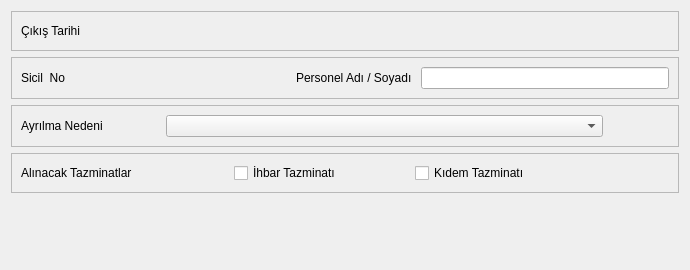
<?xml version="1.0" encoding="UTF-8"?>
<ui version="4.0">
 <class>PRS_ISTEN_AYRILMA_BATCH</class>
 <widget class="QDialog" name="PRS_ISTEN_AYRILMA_BATCH">
  <property name="geometry">
   <rect>
    <x>0</x>
    <y>0</y>
    <width>690</width>
    <height>270</height>
   </rect>
  </property>
  <property name="sizePolicy">
   <sizepolicy hsizetype="Expanding" vsizetype="Expanding">
    <horstretch>0</horstretch>
    <verstretch>0</verstretch>
   </sizepolicy>
  </property>
  <property name="minimumSize">
   <size>
    <width>690</width>
    <height>270</height>
   </size>
  </property>
  <property name="maximumSize">
   <size>
    <width>690</width>
    <height>270</height>
   </size>
  </property>
  <property name="font">
   <font>
    <stylestrategy>PreferDefault</stylestrategy>
   </font>
  </property>
  <property name="windowTitle">
   <string>İşten Ayrılma Raporu</string>
  </property>
  <layout class="QGridLayout" name="gridLayout_6" rowstretch="1,0,0,0,0,0" columnstretch="20,0,0">
   <property name="sizeConstraint">
    <enum>QLayout::SetNoConstraint</enum>
   </property>
   <item row="0" column="0" colspan="3">
    <widget class="QFrame" name="frame_ay">
     <property name="sizePolicy">
      <sizepolicy hsizetype="Expanding" vsizetype="Fixed">
       <horstretch>0</horstretch>
       <verstretch>0</verstretch>
      </sizepolicy>
     </property>
     <property name="frameShape">
      <enum>QFrame::StyledPanel</enum>
     </property>
     <property name="frameShadow">
      <enum>QFrame::Raised</enum>
     </property>
     <layout class="QGridLayout" name="gridLayout_5" columnstretch="1,10,7">
      <item row="0" column="0">
       <widget class="QLabel" name="label_cikis_tarihi">
        <property name="sizePolicy">
         <sizepolicy hsizetype="Fixed" vsizetype="Fixed">
          <horstretch>0</horstretch>
          <verstretch>0</verstretch>
         </sizepolicy>
        </property>
        <property name="minimumSize">
         <size>
          <width>139</width>
          <height>0</height>
         </size>
        </property>
        <property name="text">
         <string>Çıkış Tarihi</string>
        </property>
       </widget>
      </item>
      <item row="0" column="2">
       <spacer name="horizontalSpacer">
        <property name="orientation">
         <enum>Qt::Horizontal</enum>
        </property>
        <property name="sizeHint" stdset="0">
         <size>
          <width>362</width>
          <height>20</height>
         </size>
        </property>
       </spacer>
      </item>
      <item row="0" column="1">
       <widget class="QAdakDate" name="adakDate_cikis_tarihi">
        <property name="minimumSize">
         <size>
          <width>242</width>
          <height>0</height>
         </size>
        </property>
        <property name="maximumSize">
         <size>
          <width>242</width>
          <height>30</height>
         </size>
        </property>
        <property name="whatsThis">
         <string>Tarih WidgetÄ± </string>
        </property>
        <property name="QAdakDate" stdset="0">
         <rect>
          <x>0</x>
          <y>0</y>
          <width>100</width>
          <height>100</height>
         </rect>
        </property>
       </widget>
      </item>
     </layout>
    </widget>
   </item>
   <item row="1" column="0" colspan="3">
    <widget class="QFrame" name="frame_sicil_no">
     <property name="sizePolicy">
      <sizepolicy hsizetype="Expanding" vsizetype="Fixed">
       <horstretch>0</horstretch>
       <verstretch>0</verstretch>
      </sizepolicy>
     </property>
     <property name="frameShape">
      <enum>QFrame::StyledPanel</enum>
     </property>
     <property name="frameShadow">
      <enum>QFrame::Raised</enum>
     </property>
     <layout class="QGridLayout" name="gridLayout_4" columnstretch="1,5,1,10">
      <item row="0" column="0">
       <widget class="QLabel" name="label_sicil_no">
        <property name="sizePolicy">
         <sizepolicy hsizetype="Fixed" vsizetype="Fixed">
          <horstretch>0</horstretch>
          <verstretch>0</verstretch>
         </sizepolicy>
        </property>
        <property name="minimumSize">
         <size>
          <width>139</width>
          <height>0</height>
         </size>
        </property>
        <property name="text">
         <string>Sicil  No</string>
        </property>
       </widget>
      </item>
      <item row="0" column="1">
       <widget class="QSearchEdit" name="search_edit_sicil_no">
        <property name="sizePolicy">
         <sizepolicy hsizetype="Expanding" vsizetype="Fixed">
          <horstretch>0</horstretch>
          <verstretch>0</verstretch>
         </sizepolicy>
        </property>
        <property name="whatsThis">
         <string>Arama widget. </string>
        </property>
        <property name="QSearchEdit" stdset="0">
         <rect>
          <x>0</x>
          <y>0</y>
          <width>100</width>
          <height>100</height>
         </rect>
        </property>
       </widget>
      </item>
      <item row="0" column="2">
       <widget class="QLabel" name="label_personel_adi">
        <property name="sizePolicy">
         <sizepolicy hsizetype="Fixed" vsizetype="Fixed">
          <horstretch>0</horstretch>
          <verstretch>0</verstretch>
         </sizepolicy>
        </property>
        <property name="text">
         <string>Personel Adı / Soyadı </string>
        </property>
        <property name="buddy">
         <cstring>line_edit_personel_adi_soyadi</cstring>
        </property>
       </widget>
      </item>
      <item row="0" column="3">
       <widget class="QLineEdit" name="line_edit_personel_adi_soyadi">
        <property name="sizePolicy">
         <sizepolicy hsizetype="Expanding" vsizetype="Fixed">
          <horstretch>0</horstretch>
          <verstretch>0</verstretch>
         </sizepolicy>
        </property>
       </widget>
      </item>
     </layout>
    </widget>
   </item>
   <item row="2" column="0" colspan="3">
    <widget class="QFrame" name="frame_ayrilma_nedeni">
     <property name="sizePolicy">
      <sizepolicy hsizetype="Expanding" vsizetype="Fixed">
       <horstretch>0</horstretch>
       <verstretch>0</verstretch>
      </sizepolicy>
     </property>
     <property name="frameShape">
      <enum>QFrame::StyledPanel</enum>
     </property>
     <property name="frameShadow">
      <enum>QFrame::Raised</enum>
     </property>
     <layout class="QGridLayout" name="gridLayout_3" columnstretch="1,20,3">
      <item row="0" column="0">
       <widget class="QLabel" name="label_ayrilma_nedeni">
        <property name="sizePolicy">
         <sizepolicy hsizetype="Fixed" vsizetype="Fixed">
          <horstretch>0</horstretch>
          <verstretch>0</verstretch>
         </sizepolicy>
        </property>
        <property name="minimumSize">
         <size>
          <width>139</width>
          <height>0</height>
         </size>
        </property>
        <property name="text">
         <string>Ayrılma Nedeni</string>
        </property>
        <property name="buddy">
         <cstring>combo_box_ayrilma_nedeni</cstring>
        </property>
       </widget>
      </item>
      <item row="0" column="1">
       <widget class="QComboBox" name="combo_box_ayrilma_nedeni">
        <property name="sizePolicy">
         <sizepolicy hsizetype="Minimum" vsizetype="Fixed">
          <horstretch>0</horstretch>
          <verstretch>0</verstretch>
         </sizepolicy>
        </property>
        <property name="sizeAdjustPolicy">
         <enum>QComboBox::AdjustToMinimumContentsLength</enum>
        </property>
       </widget>
      </item>
      <item row="0" column="2">
       <spacer name="horizontalSpacer_7">
        <property name="orientation">
         <enum>Qt::Horizontal</enum>
        </property>
        <property name="sizeHint" stdset="0">
         <size>
          <width>40</width>
          <height>20</height>
         </size>
        </property>
       </spacer>
      </item>
     </layout>
    </widget>
   </item>
   <item row="3" column="0" colspan="3">
    <widget class="QFrame" name="frame_tazminatlar">
     <property name="sizePolicy">
      <sizepolicy hsizetype="Expanding" vsizetype="Fixed">
       <horstretch>0</horstretch>
       <verstretch>0</verstretch>
      </sizepolicy>
     </property>
     <property name="frameShape">
      <enum>QFrame::StyledPanel</enum>
     </property>
     <property name="frameShadow">
      <enum>QFrame::Raised</enum>
     </property>
     <layout class="QGridLayout" name="gridLayout_2" columnstretch="1,1,1,1,1,2">
      <item row="0" column="0">
       <widget class="QLabel" name="label_tazminatlar">
        <property name="sizePolicy">
         <sizepolicy hsizetype="Fixed" vsizetype="Fixed">
          <horstretch>0</horstretch>
          <verstretch>0</verstretch>
         </sizepolicy>
        </property>
        <property name="minimumSize">
         <size>
          <width>139</width>
          <height>0</height>
         </size>
        </property>
        <property name="text">
         <string>Alınacak Tazminatlar</string>
        </property>
        <property name="buddy">
         <cstring>check_box_kidem_tazminati</cstring>
        </property>
       </widget>
      </item>
      <item row="0" column="2">
       <widget class="QCheckBox" name="check_box_ihbar_tazminati">
        <property name="sizePolicy">
         <sizepolicy hsizetype="Fixed" vsizetype="Fixed">
          <horstretch>0</horstretch>
          <verstretch>0</verstretch>
         </sizepolicy>
        </property>
        <property name="text">
         <string>İhbar Tazminatı</string>
        </property>
       </widget>
      </item>
      <item row="0" column="4">
       <widget class="QCheckBox" name="check_box_kidem_tazminati">
        <property name="sizePolicy">
         <sizepolicy hsizetype="Fixed" vsizetype="Fixed">
          <horstretch>0</horstretch>
          <verstretch>0</verstretch>
         </sizepolicy>
        </property>
        <property name="text">
         <string>Kıdem Tazminatı </string>
        </property>
       </widget>
      </item>
      <item row="0" column="1">
       <spacer name="horizontalSpacer_2">
        <property name="orientation">
         <enum>Qt::Horizontal</enum>
        </property>
        <property name="sizeHint" stdset="0">
         <size>
          <width>40</width>
          <height>20</height>
         </size>
        </property>
       </spacer>
      </item>
      <item row="0" column="3">
       <spacer name="horizontalSpacer_4">
        <property name="orientation">
         <enum>Qt::Horizontal</enum>
        </property>
        <property name="sizeHint" stdset="0">
         <size>
          <width>40</width>
          <height>20</height>
         </size>
        </property>
       </spacer>
      </item>
      <item row="0" column="5">
       <spacer name="horizontalSpacer_5">
        <property name="orientation">
         <enum>Qt::Horizontal</enum>
        </property>
        <property name="sizeHint" stdset="0">
         <size>
          <width>40</width>
          <height>20</height>
         </size>
        </property>
       </spacer>
      </item>
     </layout>
    </widget>
   </item>
   <item row="4" column="1">
    <spacer name="verticalSpacer">
     <property name="orientation">
      <enum>Qt::Vertical</enum>
     </property>
     <property name="sizeHint" stdset="0">
      <size>
       <width>20</width>
       <height>40</height>
      </size>
     </property>
    </spacer>
   </item>
   <item row="5" column="0">
    <spacer name="horizontalSpacer_3">
     <property name="orientation">
      <enum>Qt::Horizontal</enum>
     </property>
     <property name="sizeHint" stdset="0">
      <size>
       <width>40</width>
       <height>20</height>
      </size>
     </property>
    </spacer>
   </item>
   <item row="5" column="2">
    <widget class="QWidget" name="widget_batch_buttons" native="true">
     <property name="sizePolicy">
      <sizepolicy hsizetype="Expanding" vsizetype="Fixed">
       <horstretch>0</horstretch>
       <verstretch>0</verstretch>
      </sizepolicy>
     </property>
    </widget>
   </item>
  </layout>
 </widget>
 <customwidgets>
  <customwidget>
   <class>QAdakDate</class>
   <extends>QWidget</extends>
   <header>QAdakDate.h</header>
  </customwidget>
  <customwidget>
   <class>QSearchEdit</class>
   <extends>QWidget</extends>
   <header>QSearchEdit.h</header>
  </customwidget>
 </customwidgets>
 <tabstops>
  <tabstop>adakDate_cikis_tarihi</tabstop>
  <tabstop>search_edit_sicil_no</tabstop>
  <tabstop>line_edit_personel_adi_soyadi</tabstop>
  <tabstop>combo_box_ayrilma_nedeni</tabstop>
  <tabstop>check_box_ihbar_tazminati</tabstop>
  <tabstop>check_box_kidem_tazminati</tabstop>
 </tabstops>
 <resources/>
 <connections/>
</ui>
